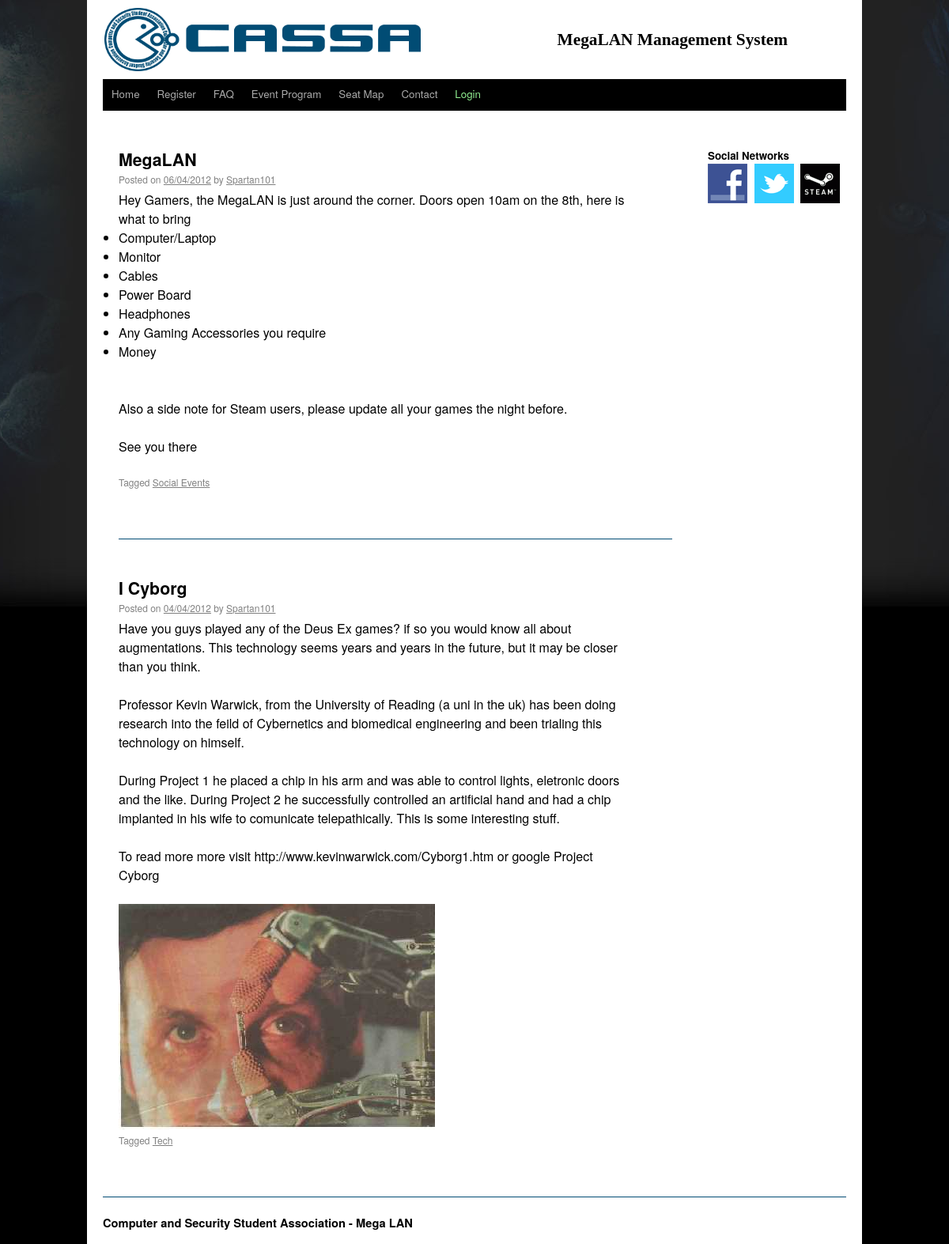
The app's page /home.php with its own data.
### tables this page shows
CREATE TABLE IF NOT EXISTS `news` (
  `newsID` int(11) NOT NULL AUTO_INCREMENT,
  `subject` varchar(64) NOT NULL,
  `date` date NOT NULL,
  `author` varchar(32) NOT NULL,
  `message` varchar(800) NOT NULL,
  `image` varchar(256) DEFAULT NULL,
  `tag` varchar(64) DEFAULT NULL,
  PRIMARY KEY (`newsID`)
);

### includes/functions.php (called while the page is built, shortened)
<?php
if (!function_exists("dateToScreen"))
{
	function dateToScreen($date)
	{
		$year = substr($date, 0, 4);
		$month = substr($date, 5, 2);
		$day = substr($date, 8, 2);
		$date = $day.'/'.$month.'/'.$year;
		return $date;
	}
}
?>

### home.php (the view, shortened to what this page needs)
<!DOCTYPE html PUBLIC "-//W3C//DTD XHTML 1.0 Strict//EN" "http://www.w3.org/TR/xhtml1/DTD/xhtml1-strict.dtd">
<html xmlns="http://www.w3.org/1999/xhtml">
<?php
	include("includes/template.php");
	include("includes/functions.php");
?>
<head>
</head>
<body>
<center>
<div id='shell'>
<div id="content">
<?php
echo '<div id="article">';
	$query = "SELECT * FROM news ORDER BY `newsID` DESC";
	$result = $db->query($query);
	for ($i=0; $i<$result->num_rows; $i++)
	{
		$row = $result->fetch_assoc();
		$subject = $row['subject'];
		$date = $row['date'];
		$author = $row['author'];
		$message = $row['message'];
		$imageDir = $row['image'];
		$tag = $row['tag'];
		echo '<div class="articleTitle" style="border: 0px solid black;">'.$subject.'<br /></div>';
		echo '<div class="articleSubTitle">';
			echo 'Posted on <u>'.dateToScreen($date).'</u> by <u>'.$author.'</u>';
		echo '</div><br/>';
		echo '<div class="articleMessage">'.$message.'<br /><br /></div>';
		if (!empty($imageDir))
		{
			echo '<div class="articleImage"><img src="NewsArticle/uploads/'.$imageDir.'" title="'.$subject.'" /></div>';
		}
		echo '<div class="articleTag">Tagged <u>'.$tag.'</u><br /><br /></div>';
		if ($i+1 < $result->num_rows)
		{
			echo '<br /><br />';
			echo '<div class="blueLine700"></div>';
			echo '<br /><br />';
		}
		else
		{
			echo '<br /><br />';
		}
	}
echo '</div>';
?>
</div>
<div id="footer">
</div>
</div>
</center>
</body>
</html>

### css/style.css (style rules this page uses)
html, body, #shell { height: 100%; margin-left: 0px; margin-right: 0px; margin-bottom: 0px; padding: 0px; }
body { background: black url('/CASSA/images/background/bg.jpg') top center no-repeat; font-family: "Helvetica Neue", Arial, Helvetica, "Nimbus Sans L", sans-serif; }
#shell { width: 980px; background-color: white; }
#content { min-height: 650px; }
#content { width: 650px; vertical-align: top; float: left; margin-left: 40px; text-align: left; }
#rightPanel { width: 180px; float: right; position: relative; left: -20px; }
#rightPanelNavigation { font-size: 10pt; text-align: left; position: relative; left: 5px; }
#footer { height: 60px; margin-left: 20px; position: relative; bottom: 0; clear: both; font-size: 11pt; text-align: left; }
.blueLine940 { background-color: #014C74; width: 940px; height: 1px; font-size: 2px; }
.blueLine700 { background-color: #014C74; width: 700px; height: 1px; font-size: 2px; }
#article { width: 640px; }
.articleTitle { font-weight: bold; line-height: 24pt; font-size: 16pt; }
.articleSubTitle { font-weight: normal; font-size: 9pt; color: grey; float: left; }
.articleMessage { font-size: 12pt; line-height: 18pt; }
.articleImage { max-width: 640px; }
.articleTag { font-weight: normal; font-size: 9pt; color: grey; }

### js/thickbox/thickbox.css (style rules this page uses)
* { padding: 0; margin: 0; }

### records on screen
news: subject "MegaLAN", date "06/04/2012", author "Spartan101", message "Hey Gamers, the MegaLAN is just around the corner. Doors open 10am on the 8th, here is what to bring Computer/Laptop Monitor Cables Power Board Headphones Any Gaming Accessories you require Money Also a side note for Steam users, please update all your games the night before. See you there", tag "Social Events"
news: subject "I Cyborg", date "04/04/2012", author "Spartan101", message "Have you guys played any of the Deus Ex games? if so you would know all about augmentations. This technology seems years and years in the future, but it may be closer than you think. Professor Kevin Warwick, from the University of Reading (a uni in the uk) has been doing research into the feild of Cybernetics and biomedical engineering and been trialing this technology on himself. During Project 1 he placed a chip in his arm and was able to control lights, eletronic doors and the like. During Project 2 he successfully controlled an artificial hand and had a chip implanted in his wife to comunicate telepathically. This is some interesting stuff. To read more more visit…", image (picture), tag "Tech"
